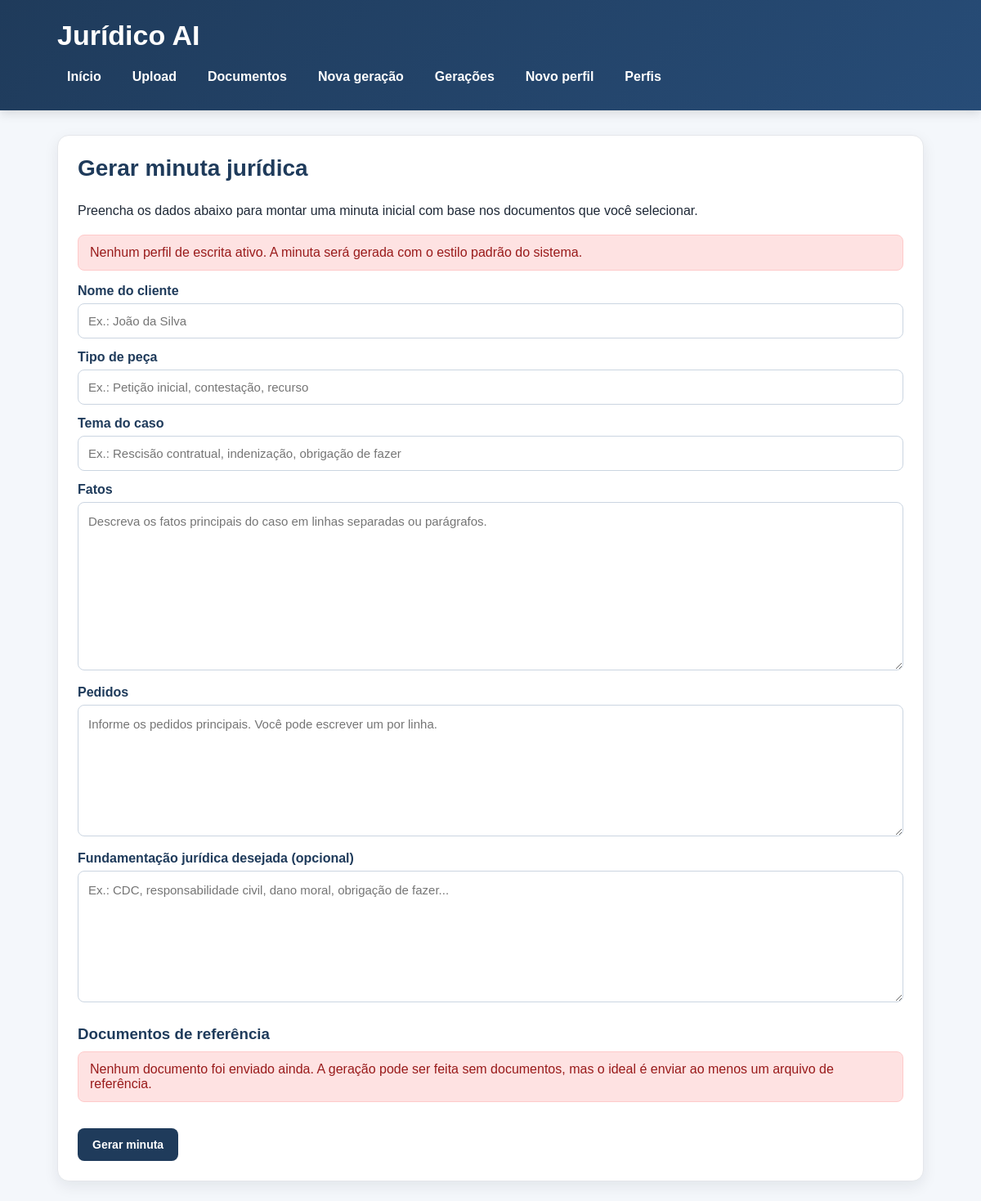
/generations/create, run on an earlier commit of the app's database.
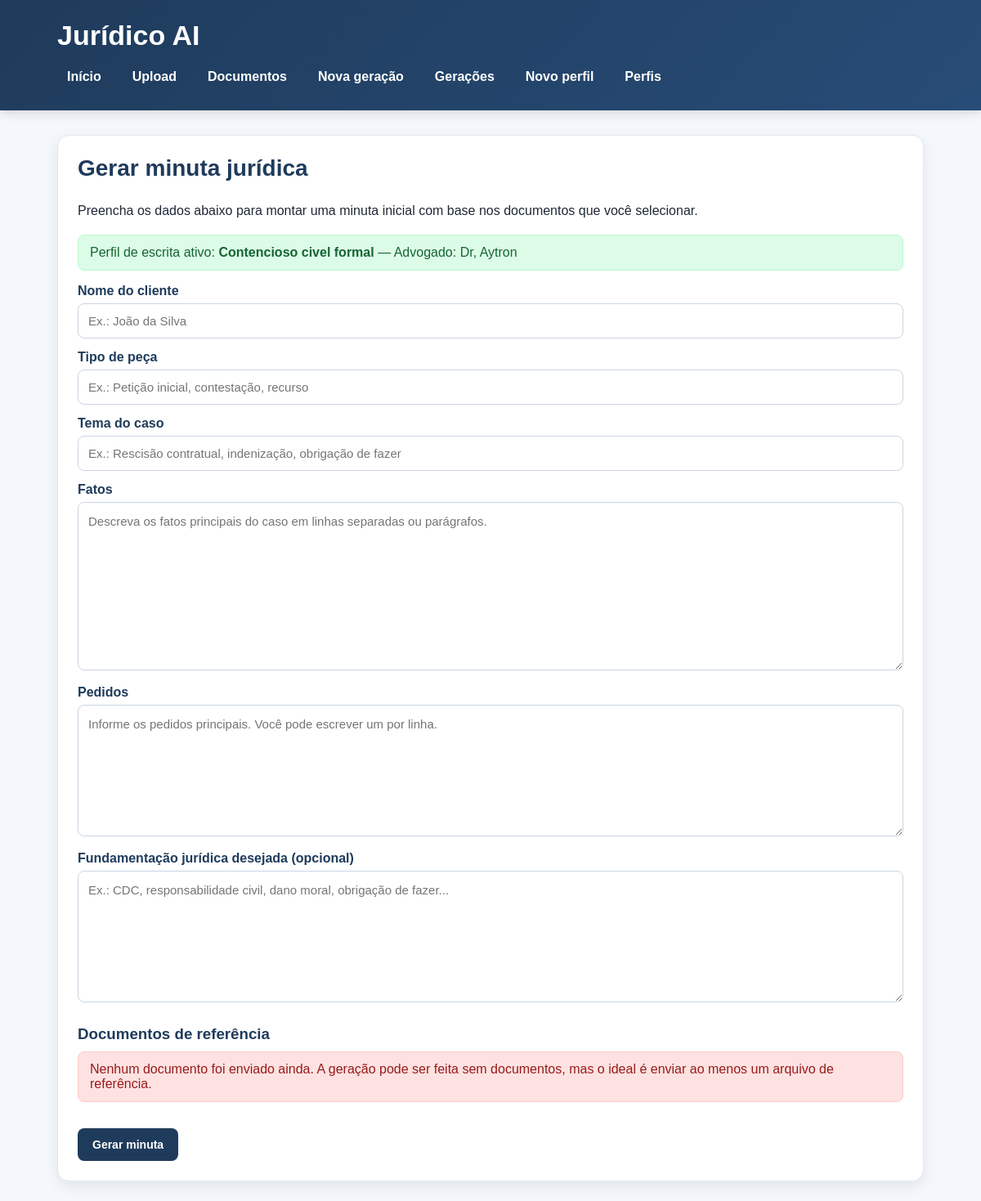
And on a later commit of the database.
### app/models/writing_profile.py (models this page shows)
class WritingProfile(Base):
    __tablename__ = "writing_profiles"
    id = Column(Integer, primary_key=True, index=True)
    profile_name = Column(String(150), nullable=False)
    lawyer_name = Column(String(150), nullable=True)
    office_name = Column(String(200), nullable=True)
    tone = Column(String(100), nullable=False, default="Formal")
    qualification_style = Column(
        Text,
        nullable=True,
        default="já qualificado(a) nos autos ou a ser devidamente qualificado(a)",
    )
    opening_phrase = Column(
        Text,
        nullable=True,
        default="vem, com o devido respeito, à presença de Vossa Excelência, apresentar a presente:",
    )
    closing_phrase = Column(
        Text,
        nullable=True,
        default="Termos em que,\nPede deferimento.",
    )
    request_intro = Column(
        Text,
        nullable=True,
        default="Diante do exposto, requer:",
    )
    legal_style_notes = Column(
        Text,
        nullable=True,
        default="Utilizar linguagem jurídica formal, objetiva e técnica.",
    )
    recurring_expressions = Column(
        Text,
        nullable=True,
        default="data venia; conforme entendimento jurisprudencial; nos termos da legislação aplicável",
    )
    is_active = Column(Boolean, default=False, nullable=False)
    created_at = Column(DateTime(timezone=True), server_default=func.now())

### app/routers/generations.py (the view)
@router.get("/create", response_class=HTMLResponse)
def generation_form(request: Request, db: Session = Depends(get_db)):
    perfil_ativo = buscar_perfil_ativo(db)
    documentos = listar_documentos(db)
    return templates.TemplateResponse(
        "generate.html",
        {
            "request": request,
            "title": "Nova geração",
            "error_message": None,
            "form_data": montar_form_data(),
            "perfil_ativo": perfil_ativo,
            "documentos": documentos,
            "selected_document_ids": [],
        },
    )

### app/templates/generate.html (shortened to what the changed rows need)
{% extends "base.html" %}
{% block content %}
<section class="card">
    <h2>Gerar minuta jurídica</h2>
    <p>Preencha os dados abaixo para montar uma minuta inicial com base nos documentos que você selecionar.</p>
    {% if perfil_ativo %}
        <div class="sucesso" style="margin-bottom: 16px;">
            Perfil de escrita ativo: <strong>{{ perfil_ativo.profile_name }}</strong>
            {% if perfil_ativo.lawyer_name %}
                — Advogado: {{ perfil_ativo.lawyer_name }}
            {% endif %}
        </div>
    {% else %}
        <div class="erro" style="margin-bottom: 16px;">
            Nenhum perfil de escrita ativo. A minuta será gerada com o estilo padrão do sistema.
        </div>
    {% endif %}
    <form action="/generations/create" method="post">
        <label for="client_name">Nome do cliente</label>
        <input
            type="text"
            id="client_name"
            name="client_name"
            value="{{ form_data.client_name if form_data else '' }}"
            placeholder="Ex.: João da Silva"
            required
        >
        <label for="document_type">Tipo de peça</label>
        <input
            type="text"
            id="document_type"
            name="document_type"
            value="{{ form_data.document_type if form_data else '' }}"
            placeholder="Ex.: Petição inicial, contestação, recurso"
            required
        >
        <label for="case_subject">Tema do caso</label>
        <input
            type="text"
            id="case_subject"
            name="case_subject"
            value="{{ form_data.case_subject if form_data else '' }}"
            placeholder="Ex.: Rescisão contratual, indenização, obrigação de fazer"
            required
        >
        <label for="facts">Fatos</label>
        <textarea
            id="facts"
            name="facts"
            rows="8"
            placeholder="Descreva os fatos principais do caso em linhas separadas ou parágrafos."
            required
        >{{ form_data.facts if form_data else '' }}</textarea>
        <label for="requests">Pedidos</label>
        <textarea
            id="requests"
            name="requests"
            rows="6"
            placeholder="Informe os pedidos principais. Você pode escrever um por linha."
            required
        >{{ form_data.requests if form_data else '' }}</textarea>
        <label for="legal_basis">Fundamentação jurídica desejada (opcional)</label>
        <textarea
            id="legal_basis"
            name="legal_basis"
            rows="6"
            placeholder="Ex.: CDC, responsabilidade civil, dano moral, obrigação de fazer..."
        >{{ form_data.legal_basis if form_data else '' }}</textarea>
        <h3>Documentos de referência</h3>
        {% if documentos %}
            <p>Selecione os documentos que deverão ser considerados na geração desta minuta.</p>
            <div class="resultado-texto">
                {% for documento in documentos %}
                    <label style="display: flex; align-items: flex-start; gap: 10px; margin-top: 10px;">
                        <input
                            type="checkbox"
                            name="selected_document_ids"
                            value="{{ documento.id }}"
                            {% if documento.id in selected_document_ids %}checked{% endif %}
                            style="margin-top: 4px;"
                        >
                        <span>
                            <strong>#{{ documento.id }} — {{ documento.original_filename }}</strong><br>
                            Tipo: {{ documento.file_type }} |
                            Enviado em: {{ documento.created_at.strftime("%d/%m/%Y %H:%M") if documento.created_at else "-" }}
                        </span>
                    </label>
                {% endfor %}
            </div>
        {% else %}
            <div class="erro">
            </div>
        {% endif %}
        <button class="botao" type="submit">Gerar minuta</button>
    </form>
</section>
{% endblock %}

What changed in the data, as far as the page shows it:
added WritingProfile: profile_name "Contencioso civel formal", lawyer_name "Dr, Aytron"
Also different on the page:
text no longer shown: "Nenhum perfil de escrita ativo. A minuta será gerada com o estilo padrão do sistema."
text now shown: "Perfil de escrita ativo: — Advogado:"
